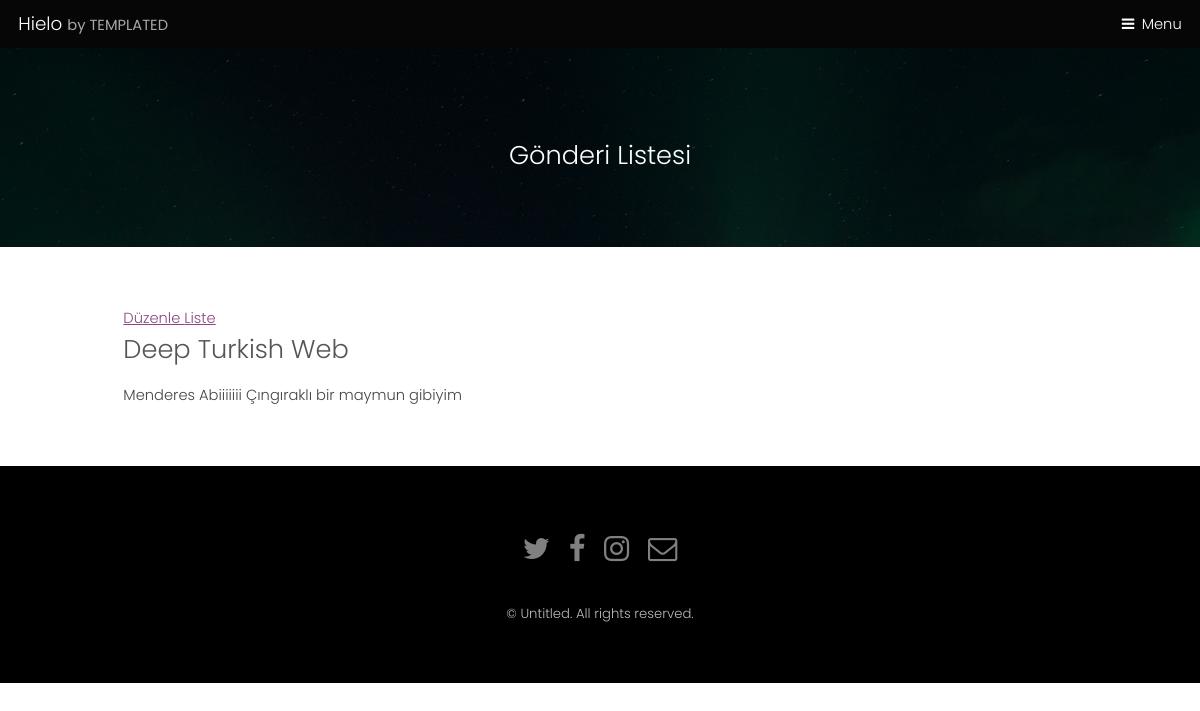
The app's page /blog/gonderi/2 (signed in) with its own data.
### blog/models.py (models this page shows, shortened)
class GonderiModel(models.Model):
    yazar=models.ForeignKey("auth.User",on_delete=models.CASCADE)
    baslik=models.CharField(max_length=200,verbose_name="Başlık")
    yazi=models.TextField(verbose_name="Yazı")
    olusturzaman=models.DateTimeField(default=timezone.now)
    yayimzaman=models.DateTimeField(blank=True,null=True)
    GONDERI_CHOICES = (
        ('1','Romantik Komedi'),
        ('2', 'Drama'),
        ('3','Korku'),
    )
    tur = models.CharField(max_length=5,verbose_name="Gönderi Türü",\
        choices=GONDERI_CHOICES,default="1")

### blog/views.py (the view)
# urls.py: path('gonderi/<int:pk>',views.gonderidetay, name="gonderidetay"),
def gonderidetay(request,pk):
    gonderi=get_object_or_404(GonderiModel,pk=pk)
    return render(request,"blog/gonderidetay.html",{"gonderi":gonderi})

### templates/blog/gonderidetay.html
{% extends "../generic.html" %}
{%block title%}
		Gönderi Listesi
		{% endblock %}
{% block content2 %}
<a href="{% url 'editgonderi' pk=gonderi.pk %}">
Düzenle
</a>
<a href="{% url 'gonderiliste' %}">
Liste
</a>
<h2> {{gonderi.baslik}} </h2>
<p> {{gonderi.yazi}} </p>
{% endblock %}

### static/assets/css/main.css (style rules this page uses)
html, body, div, span, applet, object, iframe, h1, h2, h3, h4, h5, h6, p, blockquote, pre, a, abbr, acronym, address, big, cite, code, del, dfn, em, img, ins, kbd, q, s, samp, small, strike, strong, sub, sup, tt, var, b, u, i, center, dl, dt, dd, ol, ul, li, fieldset, form, label, legend, table, caption, tbody, tfoot, thead, tr, th, td, article, aside, canvas, details, embed, figure, figcaption, footer, header, hgroup, menu, nav, output, ruby, section, summary, time, mark, audio, video { margin: 0; padding: 0; border: 0; font-size: 100%; font: inherit; vertical-align: baseline; }
body { line-height: 1; }
body { -webkit-text-size-adjust: none; }
*, *:before, *:after { -moz-box-sizing: border-box; -webkit-box-sizing: border-box; box-sizing: border-box; }
body { -ms-overflow-style: scrollbar; }
body { background: #fff; }
html { font-size: 13pt; }
@media screen and (max-width: 1680px) { html { font-size: 11pt; } }
@media screen and (max-width: 1280px) { html { font-size: 11pt; } }
body { background-color: #fff; color: #444; }
body, input, select, textarea { font-family: "Poppins", sans-serif; font-weight: 300; font-size: 1rem; line-height: 1.65; }
a { text-decoration: underline; }
p { margin: 0 0 2rem 0; }
h1, h2, h3, h4, h5, h6 { font-weight: 300; line-height: 1.5; margin: 0 0 1rem 0; }
h2 { font-size: 1.75rem; }
a { color: #8a4680; }
h1, h2, h3, h4, h5, h6 { color: #555; }
body.subpage { padding-top: 3.25em; }

### records on screen
GonderiModel: baslik "Deep Turkish Web", yazi "Menderes Abiiiiiii Çıngıraklı bir maymun gibiyim"
